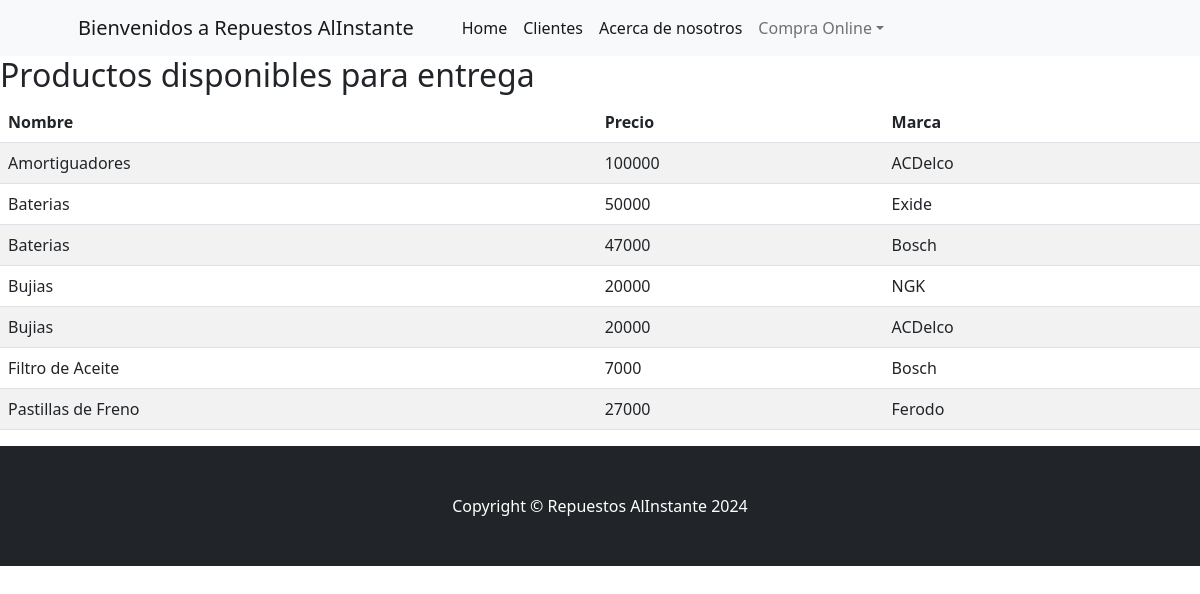
/productos/, run on the app's committed database.
### repuestosalinstante/models.py (models this page shows, shortened)
class Producto(models.Model):
    nombre = models.CharField(max_length=50)
    precio = models.IntegerField()
    marca = models.CharField(max_length=50)
    class Meta:
        ordering = ["nombre"]

### repuestosalinstante/views.py (the view)
# urls.py: path('productos/', productos, name='productos'),
def productos(request):
    productos = Producto.objects.all()
    return render(request, "repuestosalinstante/productos.html", {"productos": productos})

### repuestosalinstante/templates/repuestosalinstante/productos.html (shortened to what this page needs)
{% extends 'repuestosalinstante/index.html' %}
{% block icontenido %}
<h2> Productos disponibles para entrega</h2>
<table class="table table-striped">
    <thead>
        <tr>
            <th>Nombre</th>
            <th>Precio</th>
            <th>Marca</th>
        </tr>
    </thead>
    <tbody>
    {% for p in productos  %}
        <tr>
            <td>{{ p.nombre }}</td>
            <td>{{ p.precio }}</td>
            <td>{{ p.marca }}</td>
        </tr>
    {% endfor %}
    </tbody>
</table>
{% endblock icontenido %}

### data on the page
Producto: nombre "Amortiguadores", precio "100000", marca "ACDelco"
Producto: nombre "Baterias", precio "50000", marca "Exide"
Producto: nombre "Baterias", precio "47000", marca "Bosch"
Producto: nombre "Bujias", precio "20000", marca "NGK"
Producto: nombre "Bujias", precio "20000", marca "ACDelco"
Producto: nombre "Filtro de Aceite", precio "7000", marca "Bosch"
Producto: nombre "Pastillas de Freno", precio "27000", marca "Ferodo"
